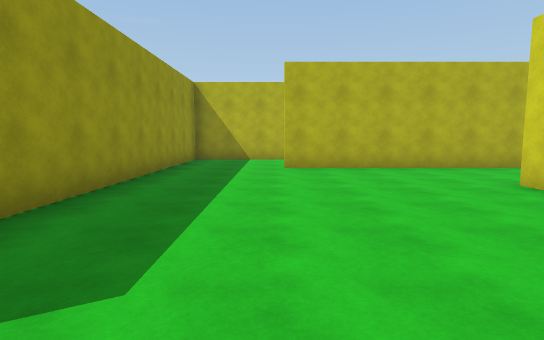
View 1 (above)

19 first-person views from a walk through a Unity game level. The camera is 1.5 m above the floor, tilts 6° down and sees 80° across. The floor is counted in squares, 2 m on a side. Each view is taken from the middle of a square. On the plan, view 1 faces up. The plan holds only what a view shows up to about 11 squares ahead; the rest is blank. The player is left out.

View 2
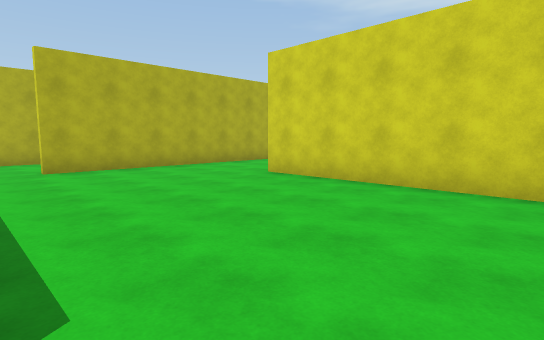

View 3
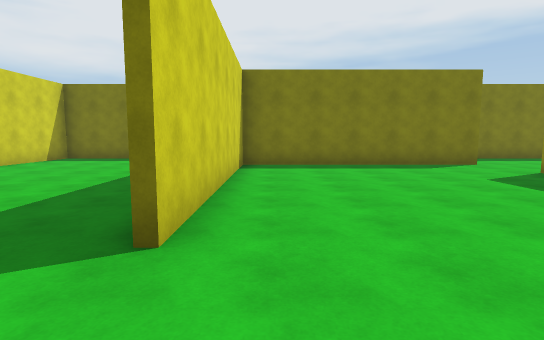

View 4
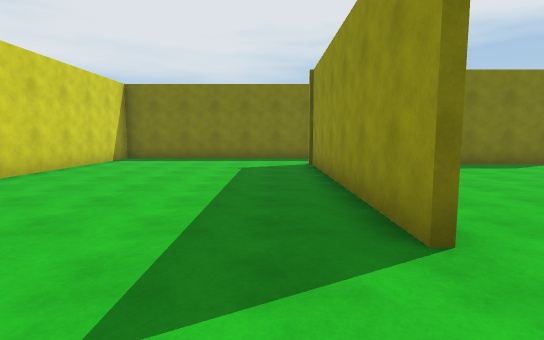

View 5
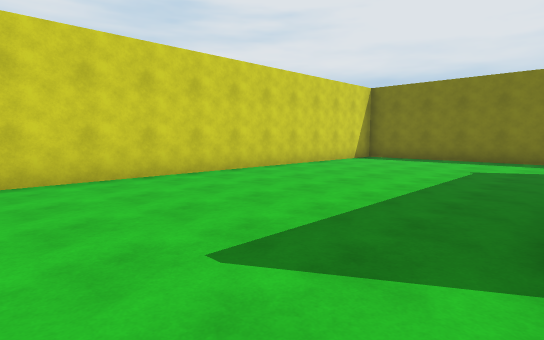

View 6
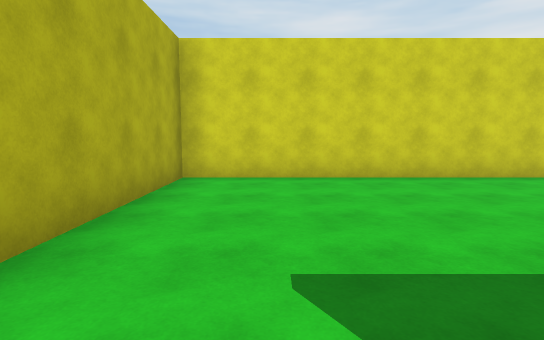

View 7
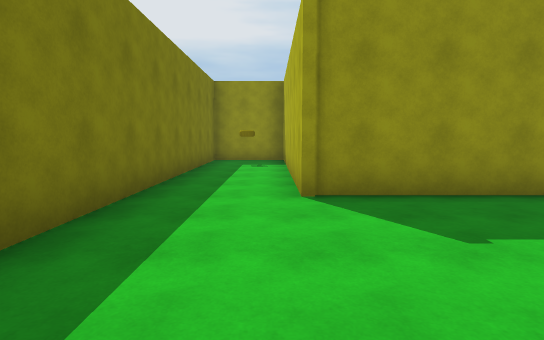

View 8
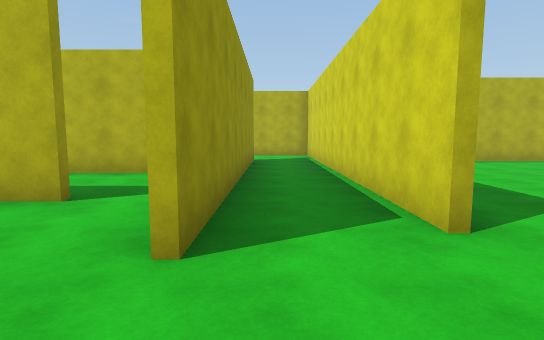

View 9
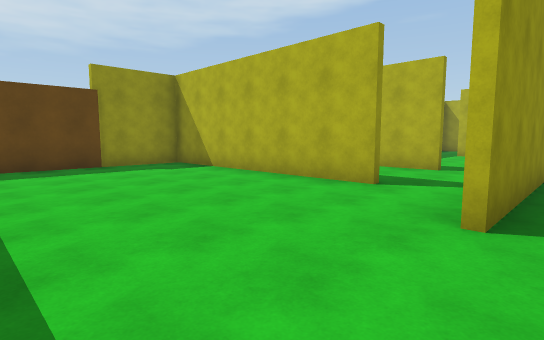

View 10
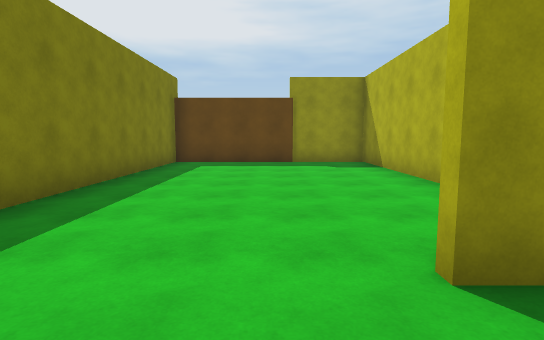

View 11
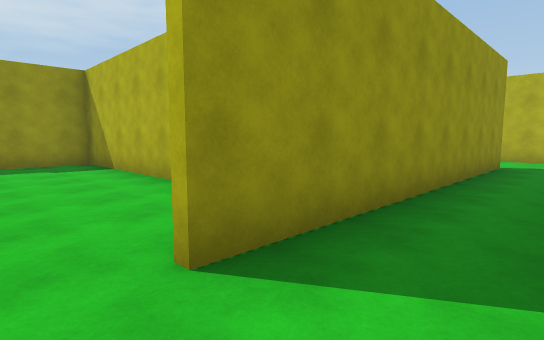

View 12
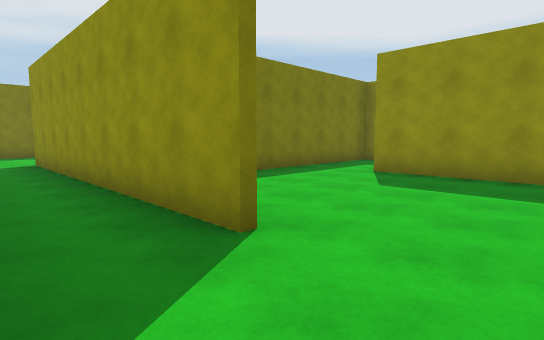

View 13
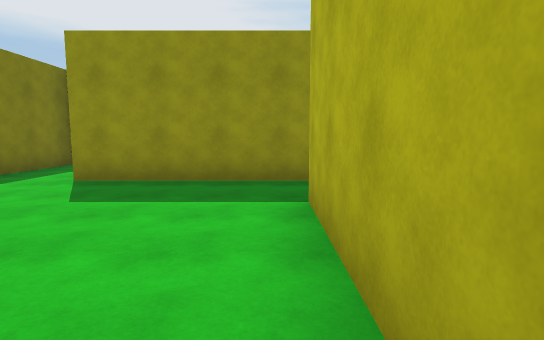

View 14
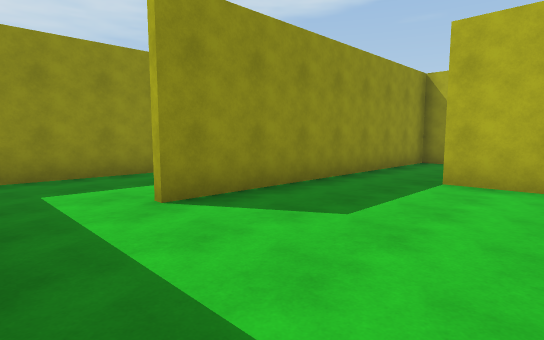

View 15
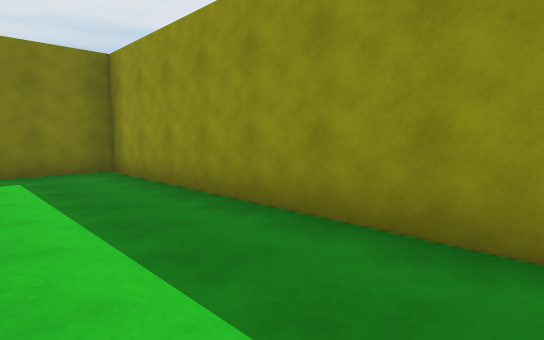

View 16
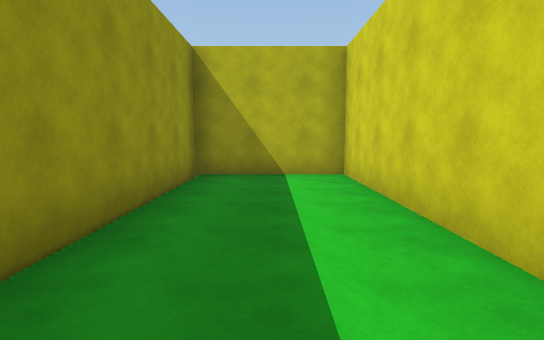

View 17
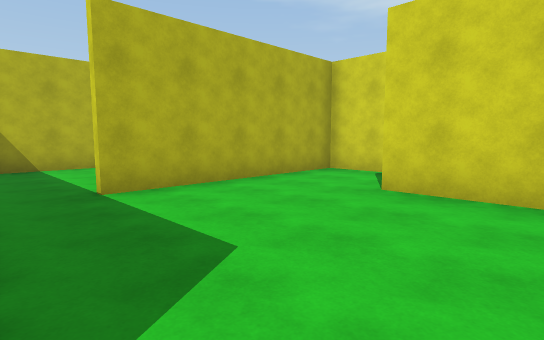

View 18
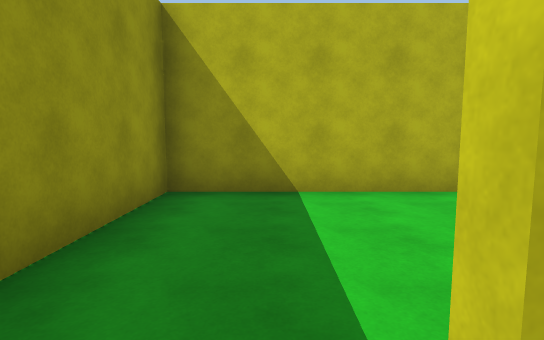

View 19
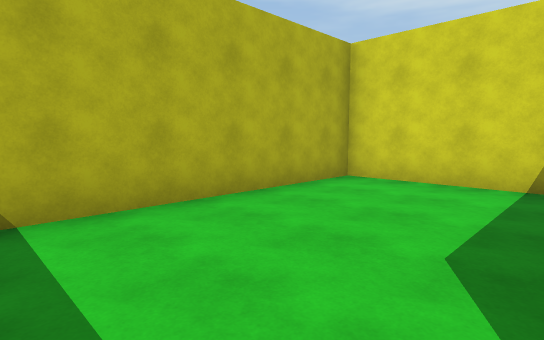

### Floor plan
Points are (right, up) in squares from view 1. A wall is a line through its corners. A room is listed if a view was taken in it or the views show most of it. See-through windows are left out.
Room 1 (views 1, 2, 3, 4, 5, 6, 7)
walls: (3.9, 5) (3.9, -1.6) (-1.8, -1.6); (-2.2, -1.6) (-2.2, -3.8) (9.8, -3.8) (9.8, 7.6) (0.2, 7.6); (-2.5, -1.5) (3.8, -1.5) (3.8, 5); (-2.5, 7.4) (-2.5, 2.9)
ways out: opening at (-2, 0) to room 2; opening at (-0.5, 8)
Room 2 (views 8, 9, 10, 11, 12, 13)
walls: (-6.4, 1.7) (-12.5, 1.7) (-12.5, -3.8) (-3.8, -3.8); (-2.6, 0.4) (-2.6, 10.4) (-4.6, 10.4); (-4.6, 8.1) (-4.6, -0.1)
ways out: opening at (-2, 0) to room 1; opening at (-6, 2) to room 3; opening at (-5, 9.5) to room 5
Room 3 (view 14)
walls: (-6.4, 4.6) (-8.2, 4.6)
ways out: opening at (-6, 2) to room 2; opening at (-6, 5) to room 5
Room 4 (views 15, 16)
walls: (-9.6, 9.6) (-9.6, 14.4); (-9, 14.3) (-12.5, 14.3) (-12.5, 4.7) (-9.5, 4.7)
ways out: opening at (-9, 6) to room 5
Room 5 (views 17, 18)
walls: (-4.7, 6.2) (-4.7, 8.1); (-4.6, 10.4) (-7.8, 10.4); (-9.4, 10.5) (-9.4, 6.6); (-9.5, 4.7) (-7.8, 4.7)
ways out: opening at (-5, 9.5) to room 2; opening at (-6, 5) to room 3; opening at (-9, 6) to room 4; opening at (-8, 11) to room 6
Room 6 (view 19)
walls: (-9.4, 14.4) (-9.4, 10.5); (-2.6, 11.4) (-2.6, 14.3) (-9, 14.3)
ways out: opening at (-8, 11) to room 5

Positions as (right, up) in squares from view 1, and headings:
1: (0, 0), facing up
2: (-1, 0), facing up-right
3: (3, 7), facing down
4: (5, 7), facing down
5: (4, 7), facing down-right
6: (4, 6), facing right
7: (8, -2), facing left
8: (-4, -2), facing up
9: (-4, -3), facing up-left
10: (-3, -1), facing left
11: (-3, -1), facing up-left
12: (-3, 10), facing down-left
13: (-4, 10), facing left
14: (-6, 5), facing up-left
15: (-10, 12), facing down-left
16: (-11, 8), facing up
17: (-9, 6), facing up-right
18: (-8, 10), facing up
19: (-8, 11), facing up-right
